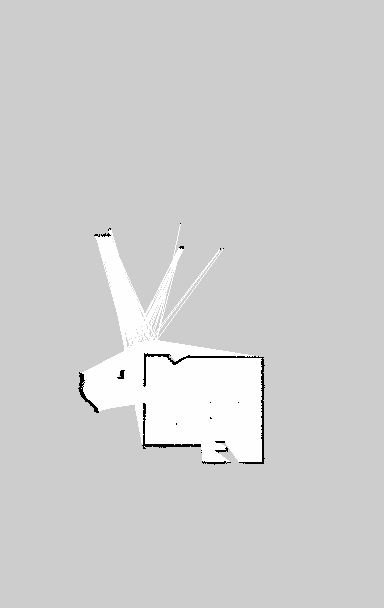
#> input picture 2dlocalizer_scripts/bird_world.pgm, 384 x 608 px
$ python -i localizer_2d_utils.py   (imports and definitions only)   (older library calls are emulated)
#> lines starting #> are read from the running program, lines starting #| are printed output that depends on the picture; after the words box and inside, x2 and y2 are one past the last pixel; in counts of white or black regions, pixels touching at a corner belong together
#> further down, picture is the input picture: shape (608, 384, 3); min 0, max 254, mean 207.8
import os
from copy import deepcopy
from enum import Enum
from typing import List

import cv2
import numpy as np
import yaml


class MapValue(Enum):
    UNKNOWN = 205
    INVALID = 1
    OCC = 0
    FREE = 254


# [115 lines left out: functions get_file_path_in_the_same_folder, load_map_and_meta_data, rgba_to_grayscale, get_points_on_search_grid, get_vector_1_pixel_away_vectorized, map_pixel_to_matrix_single and 2 more, not called in this run]


def matrix_coords_to_image_coords(matrix_coords):
    return matrix_coords[::-1]


def map_to_img_pixel(map_point: np.ndarray, origin_px: np.ndarray, img_height: float):
    matrix_coords = map_pixel_to_matrix_single(map_point, origin_px, img_height)
    return matrix_coords_to_image_coords(matrix_coords)


###################################################################################
# img -> map Transforms
###################################################################################
def img_pixel_to_matrix_coords(image_coords):
    return image_coords[::-1]


def matrix_coords_to_shifted_map(matrix_coords, img_height):
    return np.array([matrix_coords[1], img_height - matrix_coords[0]])


def shifted_map_to_map(shifted_map_point, origin_xy_pixel):
    return shifted_map_point - origin_xy_pixel


# [25 lines left out: functions img_pixel_to_map, add_pose_to_relative_poses, create_mask, not called in this run]


def get_binary_image(image):
    return (image > 0).astype(np.uint8)


def get_gradient_mat(mat):
    sobelx = cv2.Sobel(mat, cv2.CV_64F, 1, 0, ksize=3)
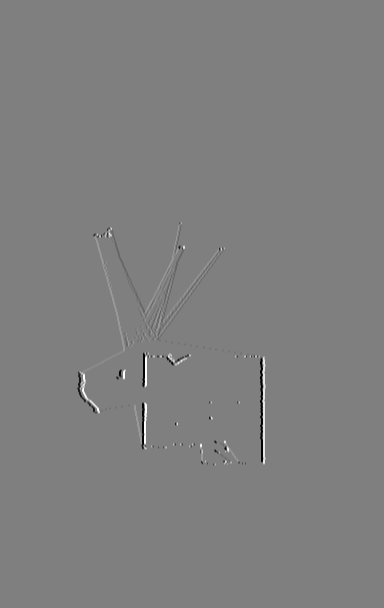
#> sobelx: shape (608, 384, 3) float64; min -1016, max 1016, mean 0; drawn with min black and max white
    sobely = cv2.Sobel(mat, cv2.CV_64F, 0, 1, ksize=3)
    result_img = np.sqrt(sobelx**2 + sobely**2)
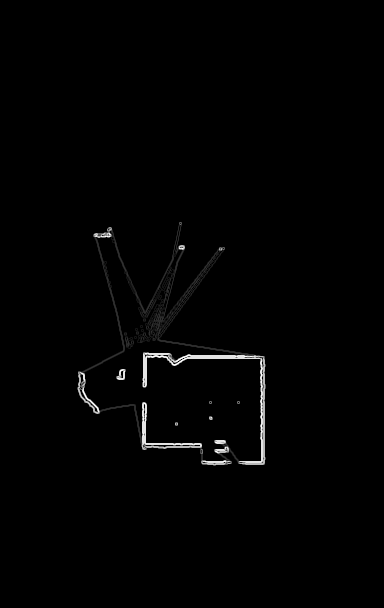
#> result_img: shape (608, 384, 3) float64; min 0, max 1135.9, mean 10.6; drawn with min black and max white
    result_img = cv2.GaussianBlur(
        result_img, (1, 1), 0
    )  # (5, 5) is the kernel size, 0 is sigmaX
    return get_binary_image(result_img)
#> in get_binary_image, `return (image > 0).astype(np.uint8)`:
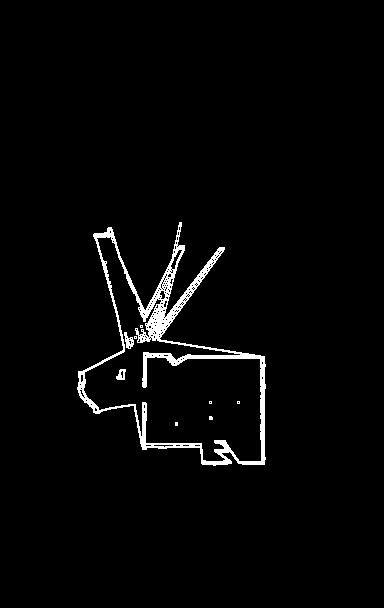
#> returned value: shape (608, 384, 3); values 0 (black) and 1 (white), 2.5% white; 9 white regions (6 under 20 px), largest, box (x1, y1, x2, y2) and area: (77, 222, 266, 466) 5592, (124, 332, 134, 349) 91, (116, 369, 126, 380) 71


# [13 lines not run here, left out]

>>> import cv2
>>> picture = cv2.imread('bird_world.pgm')
>>> result = get_gradient_mat(picture)

$ run again, on 2dlocalizer_scripts/map499.png
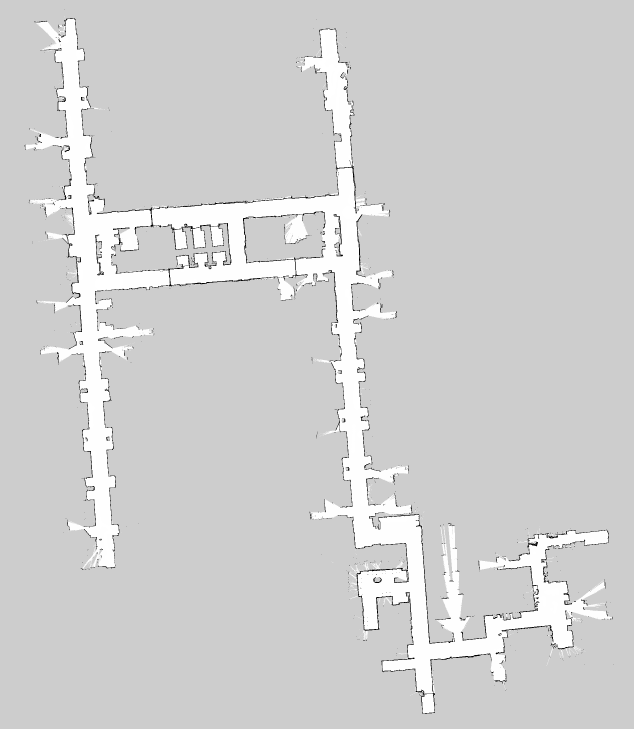
#> input picture 2dlocalizer_scripts/map499.png, 1902 x 2187 px (shown at 1/3 size)
#> picture is the input picture: shape (2187, 1902, 3); min 0, max 255, mean 208.6
#> in get_gradient_mat, `sobelx = cv2.Sobel(mat, cv2.CV_64F, 1, 0, ksize=3)`:
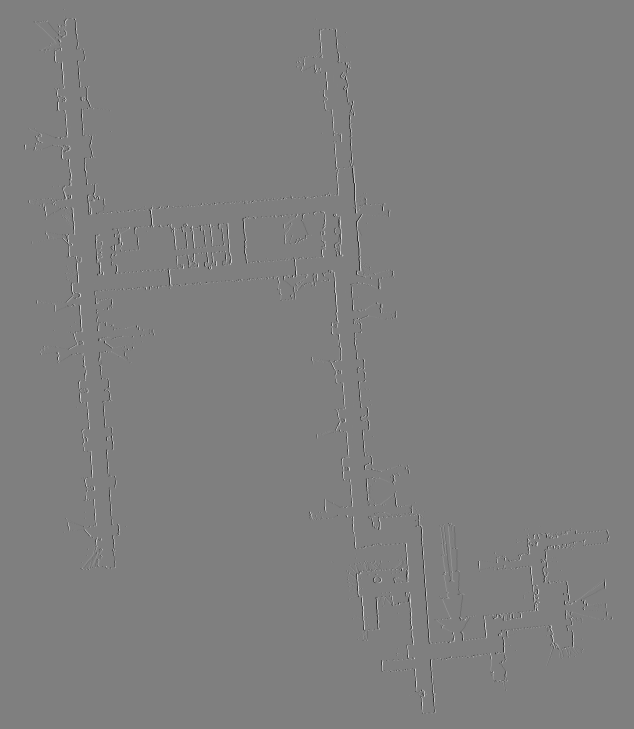
#> sobelx: shape (2187, 1902, 3) float64 (shown at 1/3 size); min -1020, max 1020, mean 0; drawn with min black and max white
#> in get_binary_image, `return (image > 0).astype(np.uint8)`:
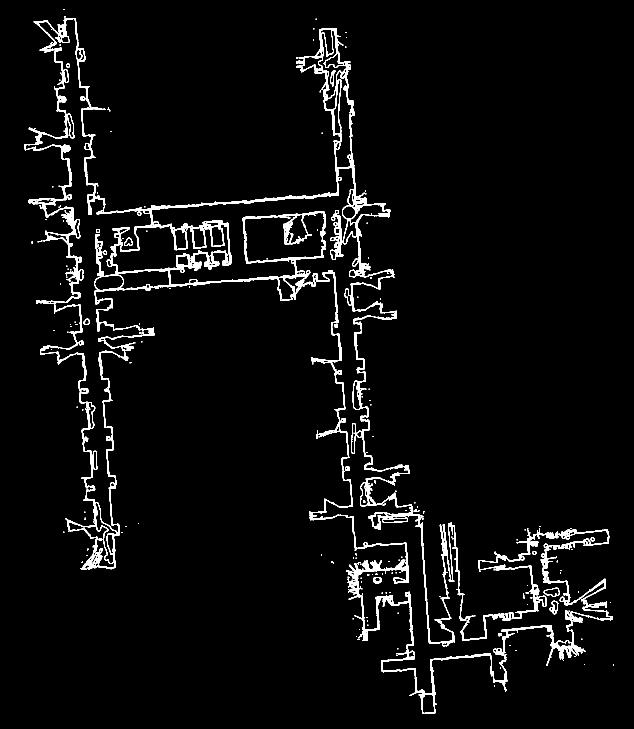
#> returned value: shape (2187, 1902, 3) (shown at 1/3 size); values 0 (black) and 1 (white), 3.5% white; 275 white regions (214 under 20 px), largest, box (x1, y1, x2, y2) and area: (73, 54, 1839, 2142) 133583, (991, 630, 1030, 780) 1787, (285, 703, 312, 827) 1231
